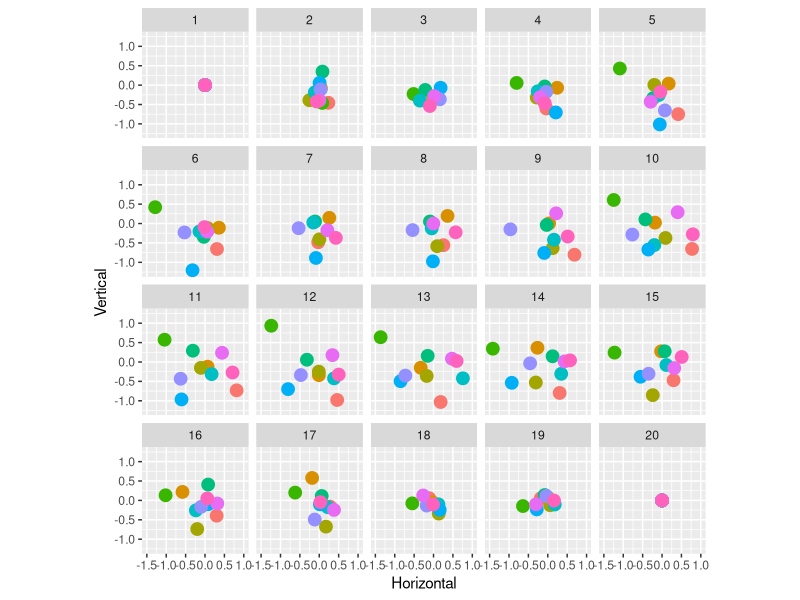

Write the R code that produced this figure.
library(tidyverse)
library(here)
library(gganimate)

bridges <- read_csv(here("data","brownian_bridges.csv"))

# show paths
a <- ggplot(
  data = bridges,
  mapping = aes(
    x = Horizontal,
    y = Vertical,
    colour = factor(Series))
) + geom_line(colour = "black") +
  geom_point(
    show.legend = FALSE,
    size = 2) +
  coord_equal() +
  facet_wrap(~Series) +
  xlim(-1.5, 1) +
  ylim(-1.25, 1.25)



# suppose we wanted instead to plot the global state, facetted
# a function of Time. We'd set up something like this...
b <- ggplot(
  data = bridges,
  mapping = aes(
    x = Horizontal,
    y = Vertical,
    colour = factor(Series))
) +
  geom_point(
    show.legend = FALSE,
    size = 4) +
  coord_equal() +
  xlim(-1.5, 1) +
  ylim(-1.25, 1.25)

# and then the add the facets like this...
b + facet_wrap(~Time)


# so how do we animate? gganimate allows you to do this
# surprisingly easily using transition_ functions. In
# our scenario above we want to treat the 20 facets
# in time as "frames" in an animation that smoothly
# interpolates between them:
c <- b + transition_time(time = Time)

# what class is this new object?
class(c)

# Printing c will render the animation. Try it and
# see what happens

# After you've printe it, you can saving to file in
# a fashion that is similar to ggsave:
#
#    anim_save(here("output", "brownian1.gif"))


# there are a lot of nice things you can add to an
# animation. for instance, my personal favourite for
# having fun is shadow wake, which plots the recent
# history of each point
d <- c + shadow_wake(wake_length = .2)

# alternatively you can leave behind a shadow trail
e <- c + shadow_trail(max_frames = 3)

# or a shadow mark
f <- c + shadow_mark()

# you can get some remarkable effects
g <- c + shadow_wake(
  wake_length = .3,
  size = 15,
  colour = "white",
  falloff = "quintic-in",
  wrap = FALSE
)

# When you print g, try it using this command
#
#   print(g, detail = 5, type = "cairo")
#
# (Mac users: delete the type = "cairo" part, you don't need
# it. It's there to support antialiasing on Windows)
